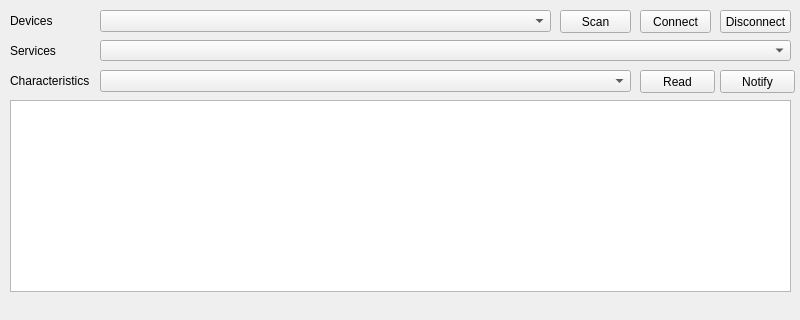
<?xml version="1.0" encoding="UTF-8"?>
<ui version="4.0">
 <class>mainMenu</class>
 <widget class="QMainWindow" name="mainMenu">
  <property name="geometry">
   <rect>
    <x>0</x>
    <y>0</y>
    <width>800</width>
    <height>320</height>
   </rect>
  </property>
  <property name="windowTitle">
   <string>mainMenu</string>
  </property>
  <widget class="QWidget" name="centralwidget">
   <widget class="QLabel" name="lDevices">
    <property name="geometry">
     <rect>
      <x>10</x>
      <y>10</y>
      <width>81</width>
      <height>21</height>
     </rect>
    </property>
    <property name="text">
     <string>Devices</string>
    </property>
   </widget>
   <widget class="QComboBox" name="cbDevices">
    <property name="geometry">
     <rect>
      <x>100</x>
      <y>10</y>
      <width>451</width>
      <height>22</height>
     </rect>
    </property>
   </widget>
   <widget class="QPushButton" name="btnScan">
    <property name="geometry">
     <rect>
      <x>560</x>
      <y>10</y>
      <width>71</width>
      <height>23</height>
     </rect>
    </property>
    <property name="text">
     <string>Scan</string>
    </property>
   </widget>
   <widget class="QPushButton" name="btnConnect">
    <property name="geometry">
     <rect>
      <x>640</x>
      <y>10</y>
      <width>71</width>
      <height>23</height>
     </rect>
    </property>
    <property name="text">
     <string>Connect</string>
    </property>
   </widget>
   <widget class="QPushButton" name="btnDisconnect">
    <property name="geometry">
     <rect>
      <x>720</x>
      <y>10</y>
      <width>71</width>
      <height>23</height>
     </rect>
    </property>
    <property name="text">
     <string>Disconnect</string>
    </property>
   </widget>
   <widget class="QTextBrowser" name="textLog">
    <property name="geometry">
     <rect>
      <x>10</x>
      <y>100</y>
      <width>781</width>
      <height>192</height>
     </rect>
    </property>
   </widget>
   <widget class="QLabel" name="lServices">
    <property name="geometry">
     <rect>
      <x>10</x>
      <y>40</y>
      <width>81</width>
      <height>21</height>
     </rect>
    </property>
    <property name="text">
     <string>Services</string>
    </property>
   </widget>
   <widget class="QComboBox" name="cbServices">
    <property name="geometry">
     <rect>
      <x>100</x>
      <y>40</y>
      <width>691</width>
      <height>21</height>
     </rect>
    </property>
   </widget>
   <widget class="QLabel" name="lCharacteristics">
    <property name="geometry">
     <rect>
      <x>10</x>
      <y>70</y>
      <width>91</width>
      <height>21</height>
     </rect>
    </property>
    <property name="text">
     <string>Characteristics</string>
    </property>
   </widget>
   <widget class="QComboBox" name="cbCharacteristics">
    <property name="geometry">
     <rect>
      <x>100</x>
      <y>70</y>
      <width>531</width>
      <height>22</height>
     </rect>
    </property>
   </widget>
   <widget class="QPushButton" name="btnNotify">
    <property name="geometry">
     <rect>
      <x>720</x>
      <y>70</y>
      <width>75</width>
      <height>23</height>
     </rect>
    </property>
    <property name="text">
     <string>Notify</string>
    </property>
   </widget>
   <widget class="QPushButton" name="btnRead">
    <property name="geometry">
     <rect>
      <x>640</x>
      <y>70</y>
      <width>75</width>
      <height>23</height>
     </rect>
    </property>
    <property name="text">
     <string>Read</string>
    </property>
   </widget>
   <widget class="QLabel" name="lQuat">
    <property name="geometry">
     <rect>
      <x>10</x>
      <y>295</y>
      <width>781</width>
      <height>21</height>
     </rect>
    </property>
    <property name="text">
     <string/>
    </property>
   </widget>
  </widget>
 </widget>
 <resources/>
 <connections/>
</ui>
